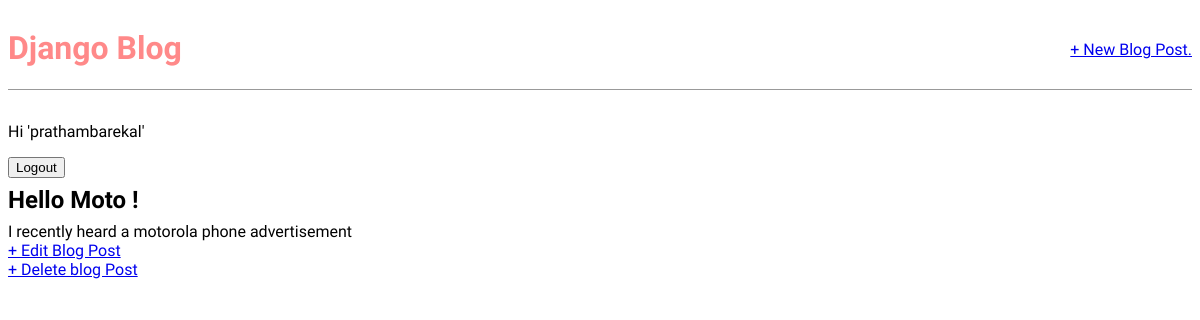
The app's page /post/4/ (signed in) with its own data.
### blog/models.py (models this page shows, shortened)
class Post(models.Model):
  title = models.CharField(max_length=100)
  author = models.ForeignKey("auth.User",on_delete=models.CASCADE)
  body = models.TextField()
  def get_absolute_url(self):
    return reverse("post_detail",kwargs={"pk":self.pk})

### blog/views.py (the view)
# urls.py: path("post/<int:pk>/",BlogDetailView.as_view(),name="post_detail"),
class BlogDetailView(DetailView):
  model = Post
  template_name = "post_detail.html"

### templates/post_detail.html
{% extends "base.html" %}
{% block content %}
<div class="post-entry">
  <h2>{{post.title}}</h2>
  <p>{{post.body}}</p>
  <a href="{{post.get_absolute_url}}edit">+ Edit Blog Post</a>
  <p><a href="{{post.get_absolute_url}}delete">+ Delete blog Post</a></p>
</div>
{% endblock %}

### templates/base.html (shortened to what this page needs)
{% load static %}
<!DOCTYPE html>
<html lang="en">
<head>
  <link rel="stylesheet" href="static/css/base.css">
</head>
<body>
  <div>
    <header>
      <div class="nav-left">
        <h1><a href="{% url 'home' %}">Django Blog</a></h1>
      </div>
      <div class="nav-right">
        <a href="{% url 'post_new' %}">+ New Blog Post.</a>
      </div>
    </header>
    {% if user.is_authenticated %}
    <p>Hi '{{user.username}}'</p>
    <form action="{% url 'logout' %}" method="post">
      <button type="submit">Logout</button>
    </form>
    {% else %}
    <p>You are not logged in.</p>
    <a href="{% url 'login' %}">Login from here.</a>
    <p><a href="{% url 'signup' %}">Signup maybe ?</a></p>
    {% endif %}
    <div>
      {% block content %}
      {% endblock content %}
    </div>
  </div>
</body>
</html>

### static/css/base.css (style rules this page uses)
body { font-family: 'Source Sans 3',sans-serif; font-size:16px; }
header { border-bottom: 1px solid #999; margin-bottom: 2rem; display: flex; }
header h1 a { color: rgb(255, 137, 137); text-decoration: none; }
.nav-left { margin-right:auto; }
.nav-right { display:flex; padding-top: 2rem; }
.post-entry { margin-bottom:2rem; }
.post-entry h2 { margin:0.5rem 0; }
.post-entry p { margin: 0; font-weight: 400; }

### records on screen
Post: title "Hello Moto !", body "I recently heard a motorola phone advertisement"

### other values on screen
{{ user.username }} "prathambarekal"
